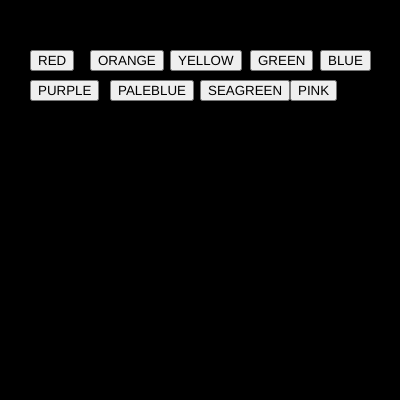
Frame 1 (no input)
Frame 60 (no input): identical to frame 1, image omitted
Frame 120 (the mouse pressed at the canvas centre since frame 60): identical to frame 1, image omitted

The p5.js sketch that drew this single still picture (run headless with seeded random() and noise() and a simulated clock; from frame 60 on, the mouse is pressed at the canvas centre):

// p5.js sketch
// ── sketch.js
var btn_red;
var btn_green;
var btn_blue;
var btn_orange;
var btn_purple;
var btn_yellow;
var btn_paleblue;
var btn_seagreen;
var btn_pink;

var r = 0;
var g = 0;
var b = 0;

function setup() {
  createCanvas(400, 400);  

  btn_red = createButton("RED");
  btn_red.position(30,50);
  btn_red.mousePressed(red_bg);

  btn_green = createButton("GREEN");
  btn_green.position(250,50);
  btn_green.mousePressed(green_bg);

  btn_blue = createButton("BLUE");
  btn_blue.position(320,50);
  btn_blue.mousePressed(blue_bg);

  btn_orange = createButton("ORANGE");
  btn_orange.position(90,50);
  btn_orange.mousePressed(orange_bg);

  btn_yellow = createButton("YELLOW");
  btn_yellow.position(170,50);
  btn_yellow.mousePressed(yellow_bg);

  btn_purple = createButton("PURPLE");
  btn_purple.position(30,80);
  btn_purple.mousePressed(purple_bg);

  btn_paleblue = createButton("PALEBLUE");
  btn_paleblue.position(110,80);
  btn_paleblue.mousePressed(paleblue_bg);

  btn_seagreen = createButton("SEAGREEN");
  btn_seagreen.position(200,80);
  btn_seagreen.mousePressed(seagreen_bg);

  btn_pink = createButton("PINK");
  btn_pink.position(290,80);
  btn_pink.mousePressed(pink_bg);
}

function draw() {
  background(r,g,b);
}

function red_bg()
{
  r = 255;
  g = 0;
  b = 0;
}

function green_bg()
{
  r = 0;
  g = 128;
  b = 0;
}

function blue_bg()
{
  r = 0;
  g = 0;
  b = 204;
}

function orange_bg()
{
  r = 255;
  g = 179;
  b = 25;
}

function yellow_bg()
{
  r = 255;
  g = 255;
  b = 25;
}

function purple_bg()
{
  r = 149;
  g = 0;
  b = 179;
}

function paleblue_bg()
{
  r = 201;
  g = 255;
  b = 229;
}

function seagreen_bg()
{
  r = 59;
  g = 122;
  b = 87;
}

function pink_bg()
{
  r = 241;
  g = 156;
  b = 187;
}
